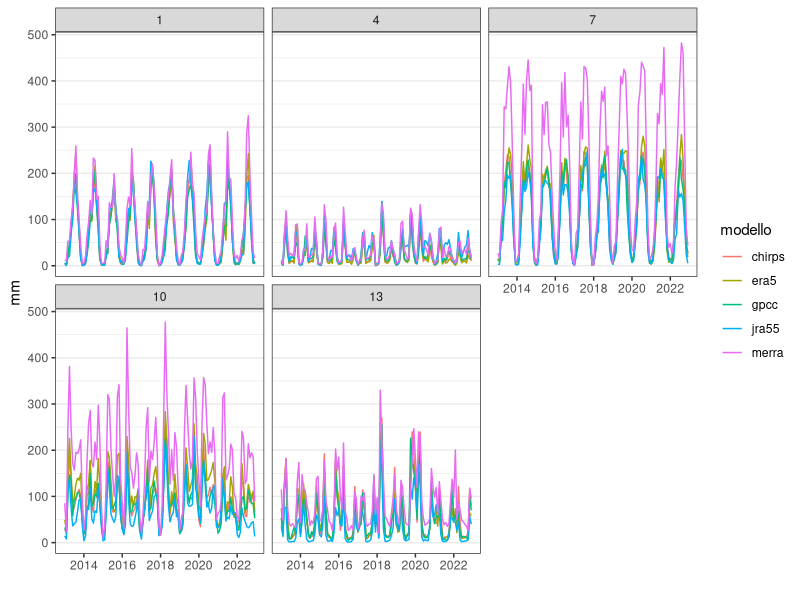

This chart was generated by the following R code:
## ---- chunk 1
library("ggplot2")
library("readr")
library("dplyr")
## ---- chunk 2
read_delim("sintesi_cluster.csv",delim=";",col_names = TRUE) |>
  mutate(yy=as.Date(yy)) |>
  ggplot()+
  geom_line(aes(x=yy,y=sintesi,colour=modello,group=modello))+
  facet_wrap(~cluster)+
  xlab("")+
  ylab("mm")+
  theme_bw()+
  theme(panel.grid.major.x =element_blank(),
        panel.grid.minor.x = element_blank())
